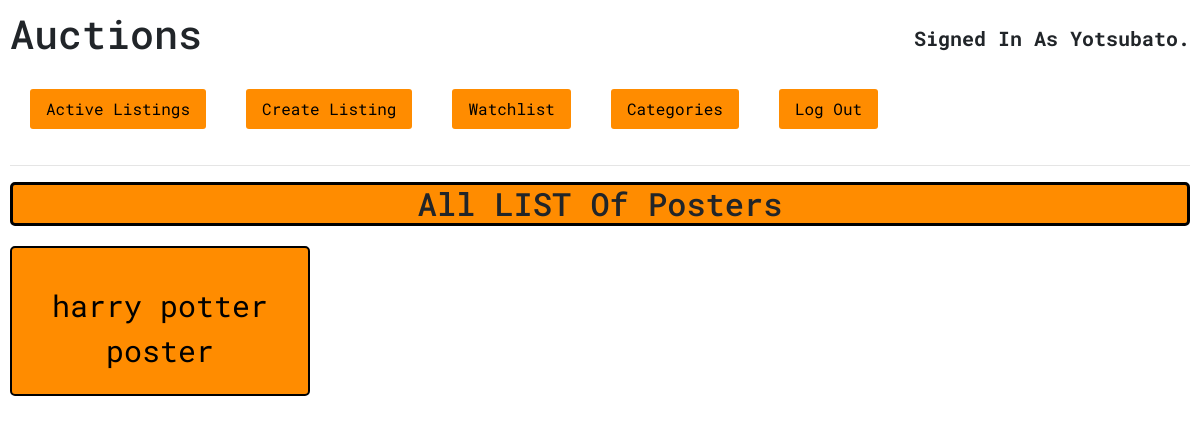
Screenshot of /all_cate/Posters (signed in) with the database file from the repository.
### auctions/models.py (models this page shows, shortened)
class User(AbstractUser):
    pass

class AuctionItems(models.Model):
	item = models.CharField(max_length=200)
	description = models.CharField(max_length=400,blank = True, null = True)
	image = models.CharField(max_length=400)
	created_date = models.DateTimeField(default=timezone.now())
	price = models.IntegerField()
	starting_bid = models.IntegerField()
	category = models.CharField(max_length=64, null = True, blank = True)
	listed_by = models.CharField(max_length=100)

### auctions/views.py (the view)
# urls.py: path("all_cate/<str:cate>", views.all_cate, name="all_cate")
@login_required
def all_cate(request, cate):
    all_list = AuctionItems.objects.filter(category=cate)
    return  render(request,"auctions/all_list.html" ,{
        "all_list":all_list,
        "cate": cate
        })

### auctions/templates/auctions/all_list.html
{% extends "auctions/layout.html" %}
{% block body %}
<h2>All LIST Of {{cate}}</h2>
<div class="all_cate">
	{% for list in all_list %}
	<div class="cate"><a href="{% url 'listing' list.id%}">{{list.item}}</a></div>
{% endfor %}
</div>
{% endblock %}

### auctions/templates/auctions/layout.html (shortened to what this page needs)
{% load static %}
<!DOCTYPE html>
<html lang="en">
    <head>
        <link rel="stylesheet" href="https://stackpath.bootstrapcdn.com/bootstrap/4.4.1/css/bootstrap.min.css">
        <link href="{% static 'auctions/styles.css' %}" rel="stylesheet">
    </head>
    <body>
        <div class="auction_intro">
            <h1>Auctions</h1>
        <div>
            {% if user.is_authenticated %}
                <p>Signed in as <strong>{{ user.username }}</strong>.</p>
            {% else %}
                <p>Not signed in.</p>
            {% endif %}
        </div>
        </div>
        <ul class="nav">
            <li class="nav-item">
                <a class="nav-link" href="{% url 'index' %}">Active Listings</a>
            </li>
            {% if user.is_authenticated %}
                <li class="nav-item">
                    <a class="nav-link" href="{% url 'create' %}">Create Listing</a>
                </li>
                <li class="nav-item">
                    <a class="nav-link" href="{% url 'watchlist' %}">Watchlist</a>
                </li>
                <li class="nav-item">
                    <a class="nav-link" href="{% url 'categories' %}">Categories</a>
                </li>
                <li class="nav-item">
                    <a class="nav-link" href="{% url 'logout' %}">Log Out</a>
                </li>
            {% endif %}
        </ul>
        <hr>
        {% block body %}
        {% endblock %}
    </body>
</html>

### auctions/static/auctions/styles.css (style rules this page uses)
body { padding: 10px; font-family: 'Roboto Mono', monospace; }
.auction_intro { display: flex; justify-content: space-between; font-family: 'Roboto Mono', monospace; }
a { color: black; }
.auction_intro div p { margin-top:13px; }
.auction_intro h1 { margin-bottom: 0px; }
h2 { background-color: darkorange; border: 3px solid black; text-align: center; border-radius: 5px; }
.nav li { background-color: darkorange; margin: 20px; text-align: center; border-radius: 3px; }
.nav-link { color:black; }
p { font-weight: bolder; text-transform: capitalize; font-size: 20px; }
.all_cate { display: flex; margin-top: 20px; }
.cate { background-color: darkorange; border:2px solid black; margin-bottom: 10px; margin-right: 10px; text-align: center; font-size:30px; width: 300px; height:150px; align-self: center; padding-top:35px; border-radius: 5px; }

### rows the page displays
User: username "Yotsubato"
AuctionItems: category "Posters", item "harry potter poster"
